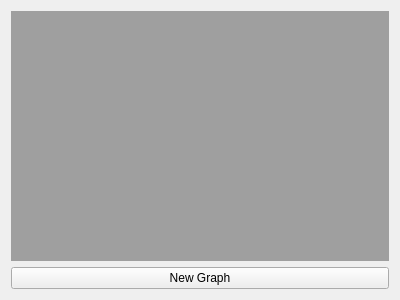
<?xml version="1.0" encoding="UTF-8"?>
<ui version="4.0">
 <class>StartWindow</class>
 <widget class="QWidget" name="StartWindow">
  <property name="geometry">
   <rect>
    <x>0</x>
    <y>0</y>
    <width>400</width>
    <height>300</height>
   </rect>
  </property>
  <property name="windowTitle">
   <string>Form</string>
  </property>
  <layout class="QVBoxLayout" name="verticalLayout">
   <item>
    <widget class="QMdiArea" name="mdiArea"/>
   </item>
   <item>
    <widget class="QPushButton" name="newGraph">
     <property name="text">
      <string>New Graph</string>
     </property>
    </widget>
   </item>
  </layout>
 </widget>
 <resources/>
 <connections/>
</ui>
